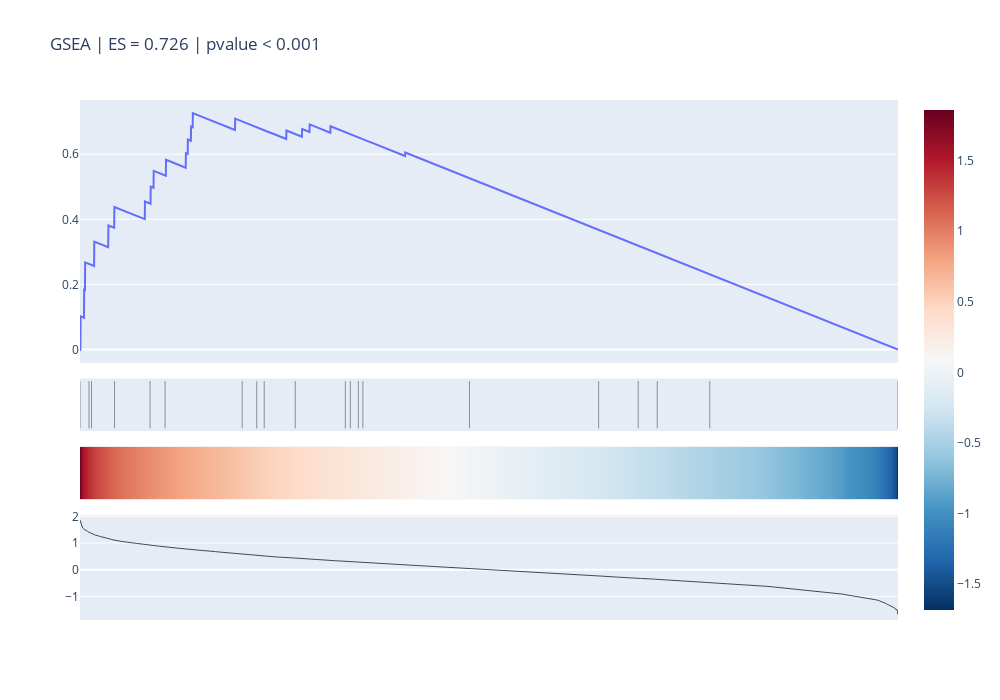

The cell this chart's notebook holds for it:
### Code cell
lfc = xqi.copy()#loc[:, basex_sort.index[gboolean]]

g2s = {i:j.index for i,j in mdatai.groupby('Group')}
lfc = lfc.loc[g2s['A12'], :].mean()-lfc.loc[g2s['B1-8'], :].mean()


basex_sort = lfc.sort_values(ascending=False)
gboolean = np.isin(basex_sort.index, qset).tolist()

plotGSEA(basex_sort, gboolean)

### Figure 1 — Plotly figure (JSON) as saved in the notebook; plotly's stock layout.template omitted (floating-point values rounded to 4 significant figures; data arrays with more than 128 entries replaced by an {"elided": "..."} marker saying what was removed)
{"data": [{"showlegend": false, "type": "scatter", "xaxis": "x", "y": {"elided": "4118 float values"}, "yaxis": "y"}, {"line": {"color": "black", "width": 0.4}, "mode": "lines", "showlegend": false, "type": "scatter", "x": [3, 3], "xaxis": "x2", "y": [0, 1], "yaxis": "y2"}, {"line": {"color": "black", "width": 0.4}, "mode": "lines", "showlegend": false, "type": "scatter", "x": [21, 21], "xaxis": "x2", "y": [0, 1], "yaxis": "y2"}, {"line": {"color": "black", "width": 0.4}, "mode": "lines", "showlegend": false, "type": "scatter", "x": [26, 26], "xaxis": "x2", "y": [0, 1], "yaxis": "y2"}, {"line": {"color": "black", "width": 0.4}, "mode": "lines", "showlegend": false, "type": "scatter", "x": [72, 72], "xaxis": "x2", "y": [0, 1], "yaxis": "y2"}, {"line": {"color": "black", "width": 0.4}, "mode": "lines", "showlegend": false, "type": "scatter", "x": [143, 143], "xaxis": "x2", "y": [0, 1], "yaxis": "y2"}, {"line": {"color": "black", "width": 0.4}, "mode": "lines", "showlegend": false, "type": "scatter", "x": [173, 173], "xaxis": "x2", "y": [0, 1], "yaxis": "y2"}, {"line": {"color": "black", "width": 0.4}, "mode": "lines", "showlegend": false, "type": "scatter", "x": [327, 327], "xaxis": "x2", "y": [0, 1], "yaxis": "y2"}, {"line": {"color": "black", "width": 0.4}, "mode": "lines", "showlegend": false, "type": "scatter", "x": [356, 356], "xaxis": "x2", "y": [0, 1], "yaxis": "y2"}, {"line": {"color": "black", "width": 0.4}, "mode": "lines", "showlegend": false, "type": "scatter", "x": [371, 371], "xaxis": "x2", "y": [0, 1], "yaxis": "y2"}, {"line": {"color": "black", "width": 0.4}, "mode": "lines", "showlegend": false, "type": "scatter", "x": [433, 433], "xaxis": "x2", "y": [0, 1], "yaxis": "y2"}, {"line": {"color": "black", "width": 0.4}, "mode": "lines", "showlegend": false, "type": "scatter", "x": [533, 533], "xaxis": "x2", "y": [0, 1], "yaxis": "y2"}, {"line": {"color": "black", "width": 0.4}, "mode": "lines", "showlegend": false, "type": "scatter", "x": [543, 543], "xaxis": "x2", "y": [0, 1], "yaxis": "y2"}, {"line": {"color": "black", "width": 0.4}, "mode": "lines", "showlegend": false, "type": "scatter", "x": [559, 559], "xaxis": "x2", "y": [0, 1], "yaxis": "y2"}, {"line": {"color": "black", "width": 0.4}, "mode": "lines", "showlegend": false, "type": "scatter", "x": [568, 568], "xaxis": "x2", "y": [0, 1], "yaxis": "y2"}, {"line": {"color": "black", "width": 0.4}, "mode": "lines", "showlegend": false, "type": "scatter", "x": [781, 781], "xaxis": "x2", "y": [0, 1], "yaxis": "y2"}, {"line": {"color": "black", "width": 0.4}, "mode": "lines", "showlegend": false, "type": "scatter", "x": [1039, 1039], "xaxis": "x2", "y": [0, 1], "yaxis": "y2"}, {"line": {"color": "black", "width": 0.4}, "mode": "lines", "showlegend": false, "type": "scatter", "x": [1118, 1118], "xaxis": "x2", "y": [0, 1], "yaxis": "y2"}, {"line": {"color": "black", "width": 0.4}, "mode": "lines", "showlegend": false, "type": "scatter", "x": [1156, 1156], "xaxis": "x2", "y": [0, 1], "yaxis": "y2"}, {"line": {"color": "black", "width": 0.4}, "mode": "lines", "showlegend": false, "type": "scatter", "x": [1261, 1261], "xaxis": "x2", "y": [0, 1], "yaxis": "y2"}, {"line": {"color": "black", "width": 0.4}, "mode": "lines", "showlegend": false, "type": "scatter", "x": [1637, 1637], "xaxis": "x2", "y": [0, 1], "yaxis": "y2"}, {"colorscale": [[0, "rgb(5,48,97)"], [0.1, "rgb(33,102,172)"], [0.2, "rgb(67,147,195)"], [0.3, "rgb(146,197,222)"], [0.4, "rgb(209,229,240)"], [0.5, "rgb(247,247,247)"], [0.6, "rgb(253,219,199)"], [0.7, "rgb(244,165,130)"], [0.8, "rgb(214,96,77)"], [0.9, "rgb(178,24,43)"], [1, "rgb(103,0,31)"]], "type": "heatmap", "x": {"elided": "4118 int values"}, "xaxis": "x3", "y": {"elided": "4118 str values"}, "yaxis": "y3", "z": {"elided": "4118 float values"}}, {"line": {"color": "black", "width": 0.7}, "showlegend": false, "type": "scatter", "xaxis": "x4", "y": {"elided": "4118 float values"}, "yaxis": "y4"}], "layout": {"height": 700, "title": {"text": "GSEA | ES = 0.726 | pvalue < 0.001 "}, "width": 1000, "xaxis": {"anchor": "y", "domain": [0, 1], "visible": false}, "xaxis2": {"anchor": "y2", "domain": [0, 1], "visible": false}, "xaxis3": {"anchor": "y3", "domain": [0, 1], "visible": false}, "xaxis4": {"anchor": "y4", "domain": [0, 1], "visible": false}, "yaxis": {"anchor": "x", "domain": [0.4944, 1]}, "yaxis2": {"anchor": "x2", "domain": [0.3633, 0.4644], "visible": false}, "yaxis3": {"anchor": "x3", "domain": [0.2322, 0.3333]}, "yaxis4": {"anchor": "x4", "domain": [0, 0.2022]}}}
